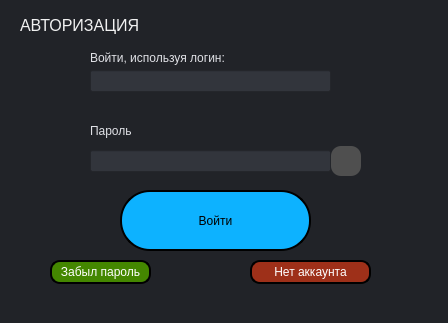
<?xml version="1.0" encoding="UTF-8"?>
<ui version="4.0">
 <class>auth_form</class>
 <widget class="QWidget" name="auth_form">
  <property name="geometry">
   <rect>
    <x>0</x>
    <y>0</y>
    <width>448</width>
    <height>323</height>
   </rect>
  </property>
  <property name="palette">
   <palette>
    <active>
     <colorrole role="Button">
      <brush brushstyle="SolidPattern">
       <color alpha="255">
        <red>33</red>
        <green>35</green>
        <blue>40</blue>
       </color>
      </brush>
     </colorrole>
     <colorrole role="Base">
      <brush brushstyle="SolidPattern">
       <color alpha="255">
        <red>33</red>
        <green>35</green>
        <blue>40</blue>
       </color>
      </brush>
     </colorrole>
     <colorrole role="Window">
      <brush brushstyle="SolidPattern">
       <color alpha="255">
        <red>33</red>
        <green>35</green>
        <blue>40</blue>
       </color>
      </brush>
     </colorrole>
     <colorrole role="Link">
      <brush brushstyle="SolidPattern">
       <color alpha="255">
        <red>138</red>
        <green>136</green>
        <blue>135</blue>
       </color>
      </brush>
     </colorrole>
     <colorrole role="LinkVisited">
      <brush brushstyle="SolidPattern">
       <color alpha="255">
        <red>138</red>
        <green>136</green>
        <blue>135</blue>
       </color>
      </brush>
     </colorrole>
    </active>
    <inactive>
     <colorrole role="Button">
      <brush brushstyle="SolidPattern">
       <color alpha="255">
        <red>33</red>
        <green>35</green>
        <blue>40</blue>
       </color>
      </brush>
     </colorrole>
     <colorrole role="Base">
      <brush brushstyle="SolidPattern">
       <color alpha="255">
        <red>33</red>
        <green>35</green>
        <blue>40</blue>
       </color>
      </brush>
     </colorrole>
     <colorrole role="Window">
      <brush brushstyle="SolidPattern">
       <color alpha="255">
        <red>33</red>
        <green>35</green>
        <blue>40</blue>
       </color>
      </brush>
     </colorrole>
     <colorrole role="Link">
      <brush brushstyle="SolidPattern">
       <color alpha="255">
        <red>138</red>
        <green>136</green>
        <blue>135</blue>
       </color>
      </brush>
     </colorrole>
     <colorrole role="LinkVisited">
      <brush brushstyle="SolidPattern">
       <color alpha="255">
        <red>138</red>
        <green>136</green>
        <blue>135</blue>
       </color>
      </brush>
     </colorrole>
    </inactive>
    <disabled>
     <colorrole role="Button">
      <brush brushstyle="SolidPattern">
       <color alpha="255">
        <red>33</red>
        <green>35</green>
        <blue>40</blue>
       </color>
      </brush>
     </colorrole>
     <colorrole role="Base">
      <brush brushstyle="SolidPattern">
       <color alpha="255">
        <red>33</red>
        <green>35</green>
        <blue>40</blue>
       </color>
      </brush>
     </colorrole>
     <colorrole role="Window">
      <brush brushstyle="SolidPattern">
       <color alpha="255">
        <red>33</red>
        <green>35</green>
        <blue>40</blue>
       </color>
      </brush>
     </colorrole>
     <colorrole role="Link">
      <brush brushstyle="SolidPattern">
       <color alpha="255">
        <red>138</red>
        <green>136</green>
        <blue>135</blue>
       </color>
      </brush>
     </colorrole>
     <colorrole role="LinkVisited">
      <brush brushstyle="SolidPattern">
       <color alpha="255">
        <red>138</red>
        <green>136</green>
        <blue>135</blue>
       </color>
      </brush>
     </colorrole>
    </disabled>
   </palette>
  </property>
  <property name="windowTitle">
   <string>Form</string>
  </property>
  <property name="styleSheet">
   <string notr="true">background-color: rgb(33, 35, 40);
</string>
  </property>
  <widget class="QPushButton" name="pushButton_login">
   <property name="geometry">
    <rect>
     <x>120</x>
     <y>190</y>
     <width>191</width>
     <height>61</height>
    </rect>
   </property>
   <property name="styleSheet">
    <string notr="true">QPushButton#pushButton_login {

border-radius: 30px; 
color: rgb(0, 0, 0);
background-color: rgb(13, 178, 255);
border: 2px solid rgb(0,0,0);
}

QPushButton#pushButton_login::hover {
	border: 2px solid rgb(170, 0, 0);
	font-size: 20px;
}
</string>
   </property>
   <property name="text">
    <string>Войти</string>
   </property>
  </widget>
  <widget class="QPushButton" name="pushButton_reset_password">
   <property name="geometry">
    <rect>
     <x>50</x>
     <y>260</y>
     <width>101</width>
     <height>24</height>
    </rect>
   </property>
   <property name="styleSheet">
    <string notr="true">QPushButton#pushButton_reset_password {
border-radius: 10px;  /* Скругление углов */
background-color: rgb(68, 135, 0);
color: white;
selection-color: rgb(85, 255, 0);
border: 2px solid rgb(0, 0, 0);
}

QPushButton#pushButton_reset_password::hover {
	border: 2px solid rgb(170, 0, 0);
	font-size: 12px;
}</string>
   </property>
   <property name="text">
    <string>Забыл пароль</string>
   </property>
  </widget>
  <widget class="QPushButton" name="pushButton_to_reg">
   <property name="geometry">
    <rect>
     <x>250</x>
     <y>260</y>
     <width>121</width>
     <height>24</height>
    </rect>
   </property>
   <property name="styleSheet">
    <string notr="true">QPushButton#pushButton_to_reg { border-radius: 10px;  /* Скругление углов */
background-color: rgb(158, 48, 25);
color: white;
border: 2px solid rgb(0, 0, 0);
}

QPushButton#pushButton_to_reg::hover {
	border: 2px solid rgb(85, 255, 127);
	font-size: 12px;
}
</string>
   </property>
   <property name="text">
    <string>Нет аккаунта</string>
   </property>
  </widget>
  <widget class="QLabel" name="label_login">
   <property name="geometry">
    <rect>
     <x>90</x>
     <y>50</y>
     <width>241</width>
     <height>16</height>
    </rect>
   </property>
   <property name="styleSheet">
    <string notr="true">color: rgb(224, 225, 230);</string>
   </property>
   <property name="text">
    <string>Войти, используя логин:</string>
   </property>
  </widget>
  <widget class="QLineEdit" name="lineEdit_login">
   <property name="geometry">
    <rect>
     <x>90</x>
     <y>70</y>
     <width>241</width>
     <height>22</height>
    </rect>
   </property>
   <property name="styleSheet">
    <string notr="true">background-color: rgb(50, 53, 60);</string>
   </property>
  </widget>
  <widget class="QLabel" name="label_password">
   <property name="geometry">
    <rect>
     <x>90</x>
     <y>120</y>
     <width>142</width>
     <height>21</height>
    </rect>
   </property>
   <property name="styleSheet">
    <string notr="true">color: rgb(224, 225, 230);</string>
   </property>
   <property name="text">
    <string>Пароль</string>
   </property>
  </widget>
  <widget class="QLabel" name="label">
   <property name="geometry">
    <rect>
     <x>20</x>
     <y>10</y>
     <width>121</width>
     <height>31</height>
    </rect>
   </property>
   <property name="font">
    <font>
     <pointsize>12</pointsize>
    </font>
   </property>
   <property name="styleSheet">
    <string notr="true">color: rgb(241, 241, 241);</string>
   </property>
   <property name="text">
    <string>АВТОРИЗАЦИЯ</string>
   </property>
  </widget>
  <widget class="QWidget" name="horizontalLayoutWidget">
   <property name="geometry">
    <rect>
     <x>90</x>
     <y>140</y>
     <width>271</width>
     <height>42</height>
    </rect>
   </property>
   <layout class="QHBoxLayout" name="horizontalLayout">
    <property name="spacing">
     <number>0</number>
    </property>
    <item>
     <widget class="QLineEdit" name="lineEdit_password">
      <property name="styleSheet">
       <string notr="true">background-color: rgb(50, 53, 60);</string>
      </property>
      <property name="echoMode">
       <enum>QLineEdit::EchoMode::Password</enum>
      </property>
      <property name="clearButtonEnabled">
       <bool>false</bool>
      </property>
     </widget>
    </item>
    <item>
     <widget class="QPushButton" name="pushButton_draw_password">
      <property name="sizePolicy">
       <sizepolicy hsizetype="Fixed" vsizetype="Fixed">
        <horstretch>0</horstretch>
        <verstretch>0</verstretch>
       </sizepolicy>
      </property>
      <property name="minimumSize">
       <size>
        <width>30</width>
        <height>30</height>
       </size>
      </property>
      <property name="maximumSize">
       <size>
        <width>30</width>
        <height>30</height>
       </size>
      </property>
      <property name="styleSheet">
       <string notr="true">QPushButton {
	border-radius: 10px;
	background-color: rgb(79, 79, 79)
}

QPushButton::hover {
	border: 2px solid rgb(170, 0, 0);
}
</string>
      </property>
      <property name="text">
       <string/>
      </property>
      <property name="icon">
       <iconset theme="edit-find"/>
      </property>
     </widget>
    </item>
   </layout>
  </widget>
 </widget>
 <resources/>
 <connections/>
</ui>
